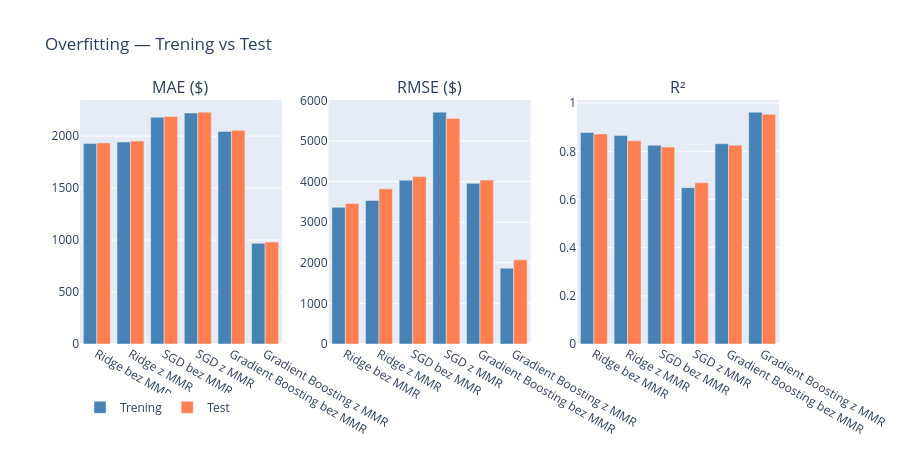

Notebook code for this chart:
### Markdown cell above
### Analiza prztrenowania.
## Kiedy niebieski slupek (trening) jest znacznie lepszy niz pomaranczowy (test), model jest przetrenowany.

### Code cell
from plotly.subplots import make_subplots

fig = make_subplots(rows=1, cols=3, subplot_titles=["MAE ($)", "RMSE ($)", "R²"])

for col, (metric, fmt) in enumerate([
    ("MAE", "$%{y:,.0f}"),
    ("RMSE", "$%{y:,.0f}"),
    ("R2", "%{y:.3f}"),
], start=1):
    fig.add_trace(go.Bar(
        name="Trening",
        x=models,
        y=[result[f"{metric}_train"] for result in model_results],
        marker_color="steelblue",
        legendgroup="train",
        showlegend=(col == 1),
        hovertemplate=f"<b>%{{x}}</b><br>Trening: {fmt}<extra></extra>",
    ), row=1, col=col)

    fig.add_trace(go.Bar(
        name="Test", x=models, y=results_df[metric],
        marker_color="coral", legendgroup="test", showlegend=(col == 1),
        hovertemplate=f"<b>%{{x}}</b><br>Test: {fmt}<extra></extra>",
    ), row=1, col=col)

fig.update_layout(
    title="Overfitting — Trening vs Test",
    barmode="group", height=450,
    legend=dict(orientation="h", y=-0.2),
)
fig.update_xaxes(tickangle=30)
fig.show()

### Figure 1 — Plotly figure (JSON) as saved in the notebook; plotly's stock layout.template omitted (floating-point values rounded to 4 significant figures)
{"data": [{"hovertemplate": "<b>%{x}</b><br>Trening: $%{y:,.0f}<extra></extra>", "legendgroup": "train", "marker": {"color": "steelblue"}, "name": "Trening", "showlegend": true, "type": "bar", "x": ["Ridge bez MMR", "Ridge z MMR", "SGD bez MMR", "SGD z MMR", "Gradient Boosting bez MMR", "Gradient Boosting z MMR"], "xaxis": "x", "y": [1930.0, 1943.0, 2181.0, 2223.0, 2045.0, 969.2], "yaxis": "y"}, {"hovertemplate": "<b>%{x}</b><br>Test: $%{y:,.0f}<extra></extra>", "legendgroup": "test", "marker": {"color": "coral"}, "name": "Test", "showlegend": true, "type": "bar", "x": ["Ridge bez MMR", "Ridge z MMR", "SGD bez MMR", "SGD z MMR", "Gradient Boosting bez MMR", "Gradient Boosting z MMR"], "xaxis": "x", "y": [1935.0, 1953.0, 2190.0, 2230.0, 2056.0, 980.8], "yaxis": "y"}, {"hovertemplate": "<b>%{x}</b><br>Trening: $%{y:,.0f}<extra></extra>", "legendgroup": "train", "marker": {"color": "steelblue"}, "name": "Trening", "showlegend": false, "type": "bar", "x": ["Ridge bez MMR", "Ridge z MMR", "SGD bez MMR", "SGD z MMR", "Gradient Boosting bez MMR", "Gradient Boosting z MMR"], "xaxis": "x2", "y": [3365.0, 3535.0, 4032.0, 5708.0, 3956.0, 1867.0], "yaxis": "y2"}, {"hovertemplate": "<b>%{x}</b><br>Test: $%{y:,.0f}<extra></extra>", "legendgroup": "test", "marker": {"color": "coral"}, "name": "Test", "showlegend": false, "type": "bar", "x": ["Ridge bez MMR", "Ridge z MMR", "SGD bez MMR", "SGD z MMR", "Gradient Boosting bez MMR", "Gradient Boosting z MMR"], "xaxis": "x2", "y": [3459.0, 3820.0, 4122.0, 5555.0, 4038.0, 2074.0], "yaxis": "y2"}, {"hovertemplate": "<b>%{x}</b><br>Trening: %{y:.3f}<extra></extra>", "legendgroup": "train", "marker": {"color": "steelblue"}, "name": "Trening", "showlegend": false, "type": "bar", "x": ["Ridge bez MMR", "Ridge z MMR", "SGD bez MMR", "SGD z MMR", "Gradient Boosting bez MMR", "Gradient Boosting z MMR"], "xaxis": "x3", "y": [0.8781, 0.8654, 0.8249, 0.6491, 0.8314, 0.9625], "yaxis": "y3"}, {"hovertemplate": "<b>%{x}</b><br>Test: %{y:.3f}<extra></extra>", "legendgroup": "test", "marker": {"color": "coral"}, "name": "Test", "showlegend": false, "type": "bar", "x": ["Ridge bez MMR", "Ridge z MMR", "SGD bez MMR", "SGD z MMR", "Gradient Boosting bez MMR", "Gradient Boosting z MMR"], "xaxis": "x3", "y": [0.8719, 0.8438, 0.8181, 0.6695, 0.8254, 0.9539], "yaxis": "y3"}], "layout": {"annotations": [{"font": {"size": 16}, "showarrow": false, "text": "MAE ($)", "x": 0.1444, "xanchor": "center", "xref": "paper", "y": 1, "yanchor": "bottom", "yref": "paper"}, {"font": {"size": 16}, "showarrow": false, "text": "RMSE ($)", "x": 0.5, "xanchor": "center", "xref": "paper", "y": 1, "yanchor": "bottom", "yref": "paper"}, {"font": {"size": 16}, "showarrow": false, "text": "R²", "x": 0.8556, "xanchor": "center", "xref": "paper", "y": 1, "yanchor": "bottom", "yref": "paper"}], "barmode": "group", "height": 450, "legend": {"orientation": "h", "y": -0.2}, "title": {"text": "Overfitting — Trening vs Test"}, "xaxis": {"anchor": "y", "domain": [0, 0.2889], "tickangle": 30}, "xaxis2": {"anchor": "y2", "domain": [0.3556, 0.6444], "tickangle": 30}, "xaxis3": {"anchor": "y3", "domain": [0.7111, 1], "tickangle": 30}, "yaxis": {"anchor": "x", "domain": [0, 1]}, "yaxis2": {"anchor": "x2", "domain": [0, 1]}, "yaxis3": {"anchor": "x3", "domain": [0, 1]}}}
